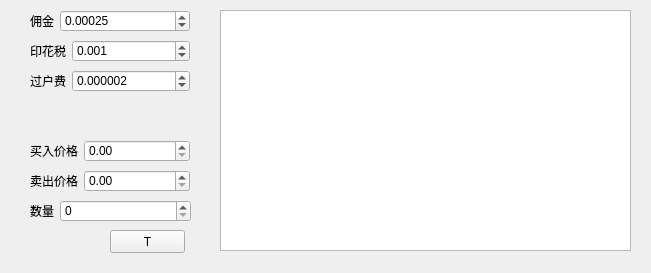
<?xml version="1.0" encoding="UTF-8"?>
<ui version="4.0">
 <class>MainWindow</class>
 <widget class="QMainWindow" name="MainWindow">
  <property name="geometry">
   <rect>
    <x>0</x>
    <y>0</y>
    <width>651</width>
    <height>273</height>
   </rect>
  </property>
  <property name="windowTitle">
   <string>MainWindow</string>
  </property>
  <widget class="QWidget" name="centralwidget">
   <widget class="QWidget" name="formLayoutWidget">
    <property name="geometry">
     <rect>
      <x>30</x>
      <y>200</y>
      <width>161</width>
      <height>22</height>
     </rect>
    </property>
    <layout class="QFormLayout" name="NumLayout">
     <item row="0" column="0">
      <widget class="QLabel" name="NumLabel">
       <property name="text">
        <string>数量</string>
       </property>
      </widget>
     </item>
     <item row="0" column="1">
      <widget class="QSpinBox" name="NumBox">
       <property name="font">
        <font>
         <weight>50</weight>
         <bold>false</bold>
         <underline>false</underline>
        </font>
       </property>
       <property name="maximum">
        <number>999999900</number>
       </property>
       <property name="singleStep">
        <number>100</number>
       </property>
      </widget>
     </item>
    </layout>
   </widget>
   <widget class="QWidget" name="formLayoutWidget_2">
    <property name="geometry">
     <rect>
      <x>30</x>
      <y>170</y>
      <width>160</width>
      <height>22</height>
     </rect>
    </property>
    <layout class="QFormLayout" name="SaleLayout">
     <item row="0" column="1">
      <widget class="QDoubleSpinBox" name="SaleBox">
       <property name="maximum">
        <double>999999.989999999990687</double>
       </property>
       <property name="singleStep">
        <double>0.010000000000000</double>
       </property>
      </widget>
     </item>
     <item row="0" column="0">
      <widget class="QLabel" name="SaleLabel">
       <property name="text">
        <string>卖出价格</string>
       </property>
      </widget>
     </item>
    </layout>
   </widget>
   <widget class="QWidget" name="formLayoutWidget_3">
    <property name="geometry">
     <rect>
      <x>30</x>
      <y>140</y>
      <width>160</width>
      <height>22</height>
     </rect>
    </property>
    <layout class="QFormLayout" name="BuyLayout">
     <item row="0" column="1">
      <widget class="QDoubleSpinBox" name="BuyBox">
       <property name="maximum">
        <double>99999999.989999994635582</double>
       </property>
       <property name="singleStep">
        <double>0.010000000000000</double>
       </property>
      </widget>
     </item>
     <item row="0" column="0">
      <widget class="QLabel" name="BuyLabel">
       <property name="text">
        <string>买入价格</string>
       </property>
      </widget>
     </item>
    </layout>
   </widget>
   <widget class="QPushButton" name="pushButton">
    <property name="geometry">
     <rect>
      <x>110</x>
      <y>230</y>
      <width>75</width>
      <height>23</height>
     </rect>
    </property>
    <property name="text">
     <string>T</string>
    </property>
   </widget>
   <widget class="QTextBrowser" name="textBrowser">
    <property name="geometry">
     <rect>
      <x>220</x>
      <y>10</y>
      <width>411</width>
      <height>241</height>
     </rect>
    </property>
   </widget>
   <widget class="QWidget" name="formLayoutWidget_4">
    <property name="geometry">
     <rect>
      <x>30</x>
      <y>10</y>
      <width>160</width>
      <height>22</height>
     </rect>
    </property>
    <layout class="QFormLayout" name="CommissionLayout">
     <item row="0" column="0">
      <widget class="QLabel" name="CommissionLabel">
       <property name="text">
        <string>佣金</string>
       </property>
      </widget>
     </item>
     <item row="0" column="1">
      <widget class="QDoubleSpinBox" name="CommissionBox">
       <property name="decimals">
        <number>5</number>
       </property>
       <property name="singleStep">
        <double>0.000001000000000</double>
       </property>
       <property name="value">
        <double>0.000250000000000</double>
       </property>
      </widget>
     </item>
    </layout>
   </widget>
   <widget class="QWidget" name="formLayoutWidget_5">
    <property name="geometry">
     <rect>
      <x>30</x>
      <y>40</y>
      <width>160</width>
      <height>22</height>
     </rect>
    </property>
    <layout class="QFormLayout" name="StampDutyLayout">
     <item row="0" column="0">
      <widget class="QLabel" name="StampDutyLabel">
       <property name="text">
        <string>印花税</string>
       </property>
      </widget>
     </item>
     <item row="0" column="1">
      <widget class="QDoubleSpinBox" name="StampDutyBox">
       <property name="toolTip">
        <string/>
       </property>
       <property name="decimals">
        <number>3</number>
       </property>
       <property name="singleStep">
        <double>0.001000000000000</double>
       </property>
       <property name="value">
        <double>0.001000000000000</double>
       </property>
      </widget>
     </item>
    </layout>
   </widget>
   <widget class="QWidget" name="formLayoutWidget_6">
    <property name="geometry">
     <rect>
      <x>30</x>
      <y>70</y>
      <width>160</width>
      <height>22</height>
     </rect>
    </property>
    <layout class="QFormLayout" name="TransferLayout">
     <item row="0" column="0">
      <widget class="QLabel" name="TransferLabel">
       <property name="text">
        <string>过户费</string>
       </property>
      </widget>
     </item>
     <item row="0" column="1">
      <widget class="QDoubleSpinBox" name="TransferBox">
       <property name="decimals">
        <number>6</number>
       </property>
       <property name="singleStep">
        <double>0.000001000000000</double>
       </property>
       <property name="value">
        <double>0.000002000000000</double>
       </property>
      </widget>
     </item>
    </layout>
   </widget>
  </widget>
 </widget>
 <resources/>
 <connections/>
</ui>
